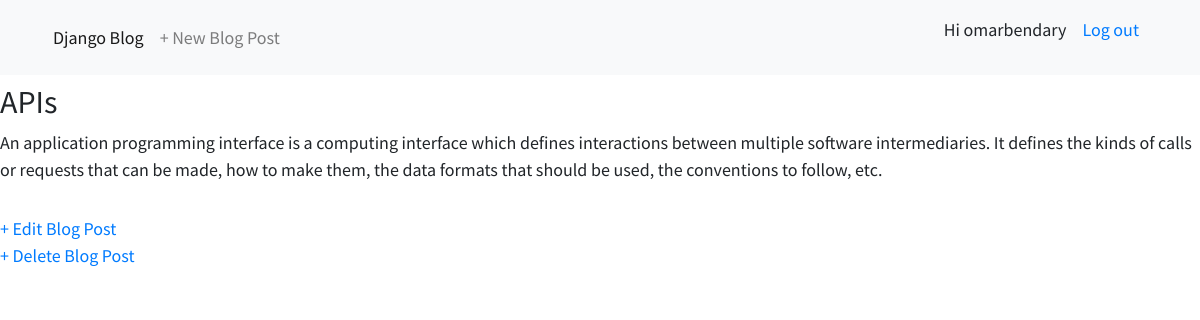
Page /post/2/ (signed in) on the committed database.
### blog/models.py (models this page shows, shortened)
class Post(models.Model):
    title = models.CharField(max_length=200)
    author = models.ForeignKey("auth.User", on_delete=models.CASCADE)
    body = models.TextField()

### blog/views.py (the view)
# urls.py: path('post/<int:pk>/', BlogDetailView.as_view(), name='post_detail'),
class BlogDetailView(DetailView):
    model = Post
    template_name = 'post_detail.html'

### templates/post_detail.html
{% extends 'base.html' %}
{% block content %}
<div class="post-entry">
    <h2>
        {{post.title}}
    </h2>
    <p>
        {{post.body}}
    </p>
</div>
<a href="{% url 'post_edit' post.pk   %}">
    + Edit Blog Post
</a>
<br>
<a href="{% url 'post_delete' post.pk   %}">
    + Delete Blog Post
</a>
{% endblock content %}

### templates/base.html (shortened to what this page needs)
{% load static %}
<html>
<link rel="stylesheet" href="https://stackpath.bootstrapcdn.com/bootstrap/4.1.3/css/bootstrap.min.css"
>
<head>
    <link rel="stylesheet" href="{% static 'css/base.css' %}">
</head>
<body>
    <nav class="navbar navbar-expand-lg navbar-light bg-light">
        <div class="container">
            <div class="collapse navbar-collapse" id="navbarSupportedContent">
                <ul class="navbar-nav mr-auto">
                    <li class="nav-item active">
                        <a class="nav-link" href="{% url 'home' %}">Django Blog</a>
                    </li>
                    <li class="nav-item">
                        <a class="nav-link" href="{% url 'post_new' %}">+ New Blog Post</a>
                    </li>
                </ul>
                {% if user.is_authenticated %}
                <p>Hi {{user.username}} </p>
                <p><a class="nav-link" href="{% url 'logout' %}"> Log out</a></p>
                {% else %}
                <p>You are not Logged in !</p>
                <p> <a class="nav-link" href="{% url 'login' %}"> Log in</a></p>
                <p> <a class="nav-link" href="{% url 'signup' %}">Sign up</a></p>
                {% endif %}
            </div>
        </div>
    </nav>
    <div>
        {% block content%}
        {% endblock content%}
    </div>
</body>
</html>

### static/css/base.css (style rules this page uses)
body { font-family: 'Source Sans Pro', sans-serif; font-size: 18px; }
.post-entry { margin-bottom: 2rem; }
.post-entry h2 { margin: 0.5rem 0; }
.post-entry p { margin: 0; font-weight: 400; }

### rows in the picture
Post: title "APIs", body "An application programming interface is a computing interface which defines interactions between multiple software intermediaries. It defines the kinds of calls or requests that can be made, how to make them, the data formats that should be used, the conventions to follow, etc."

### other values in the picture
{{ user.username }} "omarbendary"
